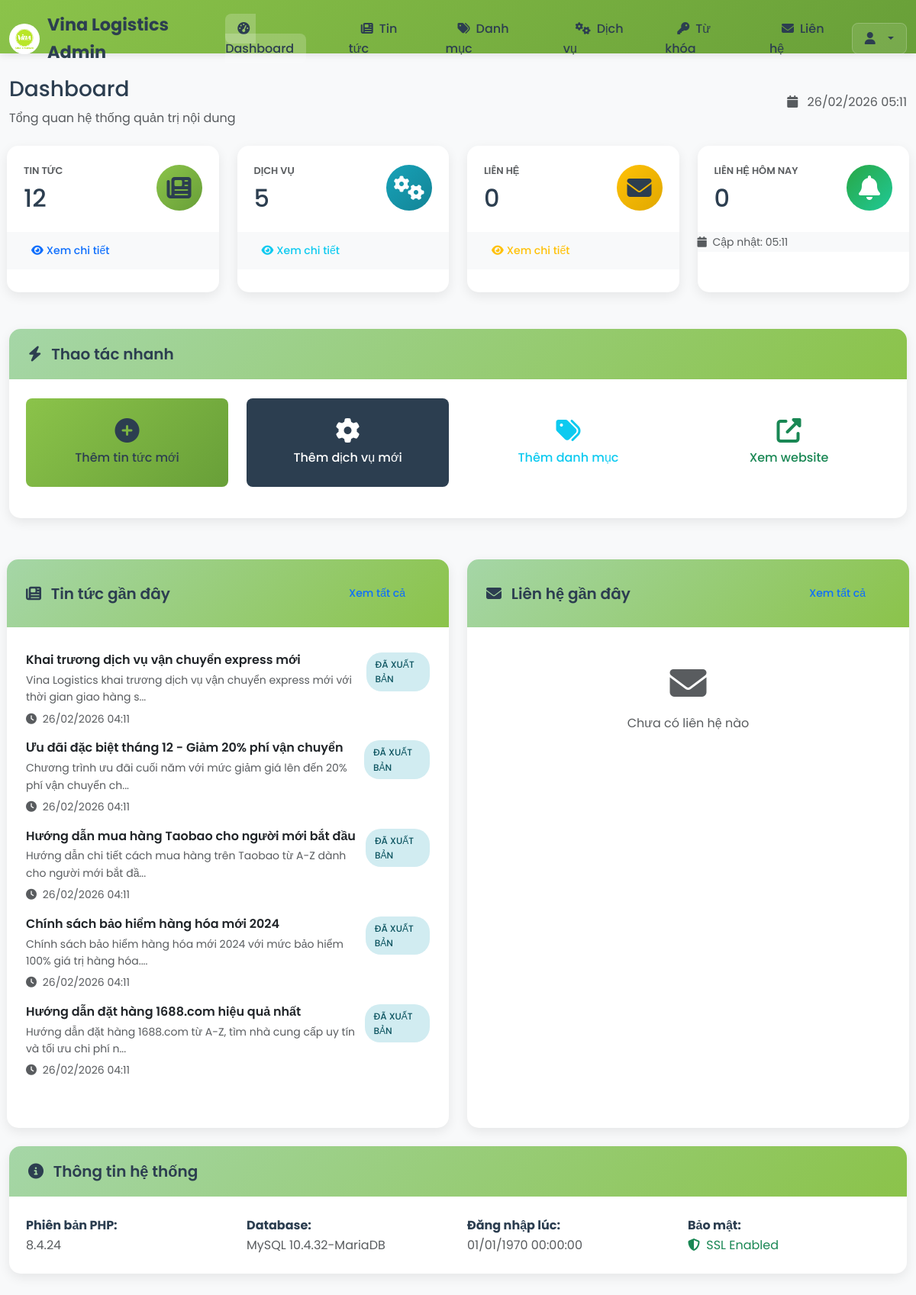
The page /admin/index.php (signed in) on the database its author committed.
### tables this page shows
CREATE TABLE news (
  id int(11) NOT NULL AUTO_INCREMENT,
  title varchar(255) NOT NULL,
  slug varchar(255) NOT NULL UNIQUE,
  image varchar(255) DEFAULT NULL,
  content longtext NOT NULL,
  excerpt text DEFAULT NULL,
  category_id int(11) DEFAULT NULL,
  tags varchar(500) DEFAULT NULL,
  views int(11) DEFAULT 0,
  featured tinyint(1) DEFAULT 0,
  created_at timestamp NOT NULL DEFAULT CURRENT_TIMESTAMP,
  updated_at timestamp NOT NULL DEFAULT CURRENT_TIMESTAMP ON UPDATE CURRENT_TIMESTAMP,
  status enum('published','draft') DEFAULT 'published',
  PRIMARY KEY (id),
  INDEX idx_slug (slug),
  INDEX idx_status (status),
  INDEX idx_category (category_id),
  INDEX idx_featured (featured),
  INDEX idx_views (views),
  FOREIGN KEY (category_id) REFERENCES news_categories(id) ON DELETE SET NULL
);

### admin/config.php (called while the page is built, shortened)
<?php
require_once '../database/config.php';
function getDashboardStats() {
    global $pdo;
    $stats = [];
    $stmt = $pdo->query("SELECT COUNT(*) FROM news WHERE status = 'published'");
    $stats['total_news'] = $stmt->fetchColumn();
    $stmt = $pdo->query("SELECT COUNT(*) FROM services WHERE status = 'active'");
    $stats['total_services'] = $stmt->fetchColumn();
    $stmt = $pdo->query("SELECT COUNT(*) FROM contacts");
    $stats['total_contacts'] = $stmt->fetchColumn();
    $stmt = $pdo->query("SELECT COUNT(*) FROM contacts WHERE DATE(created_at) = CURDATE()");
    $stats['new_contacts'] = $stmt->fetchColumn();
    $stmt = $pdo->query("SELECT COUNT(*) FROM news_categories WHERE status = 'active'");
    $stats['total_categories'] = $stmt->fetchColumn();
    $stmt = $pdo->query("SELECT * FROM news ORDER BY created_at DESC LIMIT 5");
    $stats['recent_news'] = $stmt->fetchAll(PDO::FETCH_ASSOC);
    $stmt = $pdo->query("SELECT * FROM contacts ORDER BY created_at DESC LIMIT 5");
    $stats['recent_contacts'] = $stmt->fetchAll(PDO::FETCH_ASSOC);
    return $stats;
}
?>

### admin/index.php (the view, shortened to what this page needs)
<?php
require_once 'config.php';
$stats = getDashboardStats();
include 'includes/header.php';
?>
<div class="row mb-4">
    <div class="col-12">
        <div class="d-flex justify-content-between align-items-center">
            <div>
                <h1 class="h3 mb-2">Dashboard</h1>
                <p class="text-muted mb-0">Tổng quan hệ thống quản trị nội dung</p>
            </div>
            <div class="text-muted">
                <i class="fas fa-calendar me-2"></i>
                <?php echo date('d/m/Y H:i'); ?>
            </div>
        </div>
    </div>
</div>
<div class="row mb-4">
    <div class="col-xl-3 col-md-6 mb-4">
        <div class="admin-card h-100">
            <div class="card-body d-flex align-items-center">
                <div class="flex-grow-1">
                    <div class="row">
                        <div class="col">
                            <h5 class="text-uppercase text-muted mb-2" style="font-size: 0.8rem;">Tin tức</h5>
                            <span class="h2 font-weight-bold mb-0"><?php echo number_format($stats['total_news']); ?></span>
                        </div>
                        <div class="col-auto">
                            <div class="rounded-circle d-flex align-items-center justify-content-center"
                                 style="width: 60px; height: 60px; background: linear-gradient(135deg, #8bc34a, #689f38);">
                                <i class="fas fa-newspaper fa-2x" style="color: #2c3e50;"></i>
                            </div>
                        </div>
                    </div>
                </div>
            </div>
            <div class="card-footer bg-light">
                <a href="news.php" class="btn btn-outline-primary btn-sm">
                    <i class="fas fa-eye me-1"></i>Xem chi tiết
                </a>
            </div>
        </div>
    </div>
    <div class="col-xl-3 col-md-6 mb-4">
        <div class="admin-card h-100">
            <div class="card-body d-flex align-items-center">
                <div class="flex-grow-1">
                    <div class="row">
                        <div class="col">
                            <h5 class="text-uppercase text-muted mb-2" style="font-size: 0.8rem;">Dịch vụ</h5>
                            <span class="h2 font-weight-bold mb-0"><?php echo number_format($stats['total_services']); ?></span>
                        </div>
                        <div class="col-auto">
                            <div class="rounded-circle d-flex align-items-center justify-content-center"
                                 style="width: 60px; height: 60px; background: linear-gradient(135deg, #17a2b8, #138496);">
                                <i class="fas fa-cogs fa-2x text-white"></i>
                            </div>
                        </div>
                    </div>
                </div>
            </div>
            <div class="card-footer bg-light">
                <a href="services.php" class="btn btn-outline-info btn-sm">
                    <i class="fas fa-eye me-1"></i>Xem chi tiết
                </a>
            </div>
        </div>
    </div>
    <div class="col-xl-3 col-md-6 mb-4">
        <div class="admin-card h-100">
            <div class="card-body d-flex align-items-center">
                <div class="flex-grow-1">
                    <div class="row">
                        <div class="col">
                            <h5 class="text-uppercase text-muted mb-2" style="font-size: 0.8rem;">Liên hệ</h5>
                            <span class="h2 font-weight-bold mb-0"><?php echo number_format($stats['total_contacts']); ?></span>
                        </div>
                        <div class="col-auto">
                            <div class="rounded-circle d-flex align-items-center justify-content-center"
                                 style="width: 60px; height: 60px; background: linear-gradient(135deg, #ffc107, #e0a800);">
                                <i class="fas fa-envelope fa-2x" style="color: #2c3e50;"></i>
                            </div>
                        </div>
                    </div>
                </div>
            </div>
            <div class="card-footer bg-light">
                <a href="contacts.php" class="btn btn-outline-warning btn-sm">
                    <i class="fas fa-eye me-1"></i>Xem chi tiết
                </a>
            </div>
        </div>
    </div>
    <div class="col-xl-3 col-md-6 mb-4">
        <div class="admin-card h-100">
            <div class="card-body d-flex align-items-center">
                <div class="flex-grow-1">
                    <div class="row">
                        <div class="col">
                            <h5 class="text-uppercase text-muted mb-2" style="font-size: 0.8rem;">Liên hệ hôm nay</h5>
                            <span class="h2 font-weight-bold mb-0"><?php echo number_format($stats['new_contacts']); ?></span>
                        </div>
                        <div class="col-auto">
                            <div class="rounded-circle d-flex align-items-center justify-content-center"
                                 style="width: 60px; height: 60px; background: linear-gradient(135deg, #28a745, #20c997);">
                                <i class="fas fa-bell fa-2x text-white"></i>
                            </div>
                        </div>
                    </div>
                </div>
            </div>
            <div class="card-footer bg-light">
                <small class="text-muted">
                    <i class="fas fa-calendar me-1"></i>
                    Cập nhật: <?php echo date('H:i'); ?>
                </small>
            </div>
        </div>
    </div>
</div>
<div class="row mb-4">
    <div class="col-12">
        <div class="admin-card">
            <div class="card-header">
                <h5 class="mb-0">
                    <i class="fas fa-bolt me-2"></i>
                    Thao tác nhanh
                </h5>
            </div>
            <div class="card-body">
                <div class="row">
                    <div class="col-md-3 mb-3">
                        <a href="news-add.php" class="btn btn-admin-primary w-100 h-100 d-flex flex-column align-items-center justify-content-center p-4">
                            <i class="fas fa-plus-circle fa-2x mb-2"></i>
                            <span>Thêm tin tức mới</span>
                        </a>
                    </div>
                    <div class="col-md-3 mb-3">
                        <a href="services-add.php" class="btn btn-admin-secondary w-100 h-100 d-flex flex-column align-items-center justify-content-center p-4">
                            <i class="fas fa-cog fa-2x mb-2"></i>
                            <span>Thêm dịch vụ mới</span>
                        </a>
                    </div>
                    <div class="col-md-3 mb-3">
                        <a href="categories-add.php" class="btn btn-outline-info w-100 h-100 d-flex flex-column align-items-center justify-content-center p-4">
                            <i class="fas fa-tags fa-2x mb-2"></i>
                            <span>Thêm danh mục</span>
                        </a>
                    </div>
                    <div class="col-md-3 mb-3">
                        <a href="../" target="_blank" class="btn btn-outline-success w-100 h-100 d-flex flex-column align-items-center justify-content-center p-4">
                            <i class="fas fa-external-link-alt fa-2x mb-2"></i>
                            <span>Xem website</span>
                        </a>
                    </div>
                </div>
            </div>
        </div>
    </div>
</div>
<div class="row">
    <div class="col-xl-6 mb-4">
        <div class="admin-card h-100">
            <div class="card-header d-flex justify-content-between align-items-center">
                <h5 class="mb-0">
                    <i class="fas fa-newspaper me-2"></i>
                    Tin tức gần đây
                </h5>
                <a href="news.php" class="btn btn-sm btn-outline-primary">Xem tất cả</a>
            </div>
            <div class="card-body">
                <?php if (!empty($stats['recent_news'])): ?>
                    <div class="list-group list-group-flush">
                        <?php foreach ($stats['recent_news'] as $news): ?>
                            <div class="list-group-item border-0 px-0">
                                <div class="d-flex align-items-start">
                                    <div class="flex-grow-1">
                                        <h6 class="mb-1"><?php echo htmlspecialchars($news['title']); ?></h6>
                                        <p class="mb-1 text-muted small">
                                            <?php echo htmlspecialchars(substr(strip_tags($news['excerpt']), 0, 100)); ?>...
                                        </p>
                                        <small class="text-muted">
                                            <i class="fas fa-clock me-1"></i>
                                            <?php echo date('d/m/Y H:i', strtotime($news['created_at'])); ?>
                                        </small>
                                    </div>
                                    <span class="status-badge status-<?php echo $news['status']; ?>">
                                        <?php echo $news['status'] === 'published' ? 'Đã xuất bản' : 'Nháp'; ?>
                                    </span>
                                </div>
                            </div>
                        <?php endforeach; ?>
                    </div>
                <?php endif; ?>
            </div>
        </div>
    </div>
    <div class="col-xl-6 mb-4">
        <div class="admin-card h-100">
            <div class="card-header d-flex justify-content-between align-items-center">
                <h5 class="mb-0">
                    <i class="fas fa-envelope me-2"></i>
                    Liên hệ gần đây
                </h5>
                <a href="contacts.php" class="btn btn-sm btn-outline-primary">Xem tất cả</a>
            </div>
            <div class="card-body">
                <?php if (!empty($stats['recent_contacts'])): ?>
                    <div class="list-group list-group-flush">
                        <?php foreach ($stats['recent_contacts'] as $contact): ?>
                            <div class="list-group-item border-0 px-0">
                                <div class="d-flex align-items-start">
                                    <div class="flex-grow-1">
                                        <h6 class="mb-1"><?php echo htmlspecialchars($contact['name']); ?></h6>
                                        <p class="mb-1 text-muted small">
                                            <?php echo htmlspecialchars($contact['email']); ?>
                                        </p>
                                        <p class="mb-1">
                                            <?php echo htmlspecialchars(substr($contact['message'], 0, 80)); ?>...
                                        </p>
                                        <small class="text-muted">
                                            <i class="fas fa-clock me-1"></i>
                                            <?php echo date('d/m/Y H:i', strtotime($contact['created_at'])); ?>
                                        </small>
                                    </div>
                                    <span class="status-badge status-<?php echo $contact['status'] === 'new' ? 'active' : 'inactive'; ?>">
                                        <?php
                                        switch($contact['status']) {
                                            case 'new': echo 'Mới'; break;
                                            case 'read': echo 'Đã đọc'; break;
                                            case 'replied': echo 'Đã trả lời'; break;
                                        }
                                        ?>
                                    </span>
                                </div>
                            </div>
                        <?php endforeach; ?>
                    </div>
                <?php else: ?>
                    <div class="text-center py-4">
                        <i class="fas fa-envelope fa-3x text-muted mb-3"></i>
                        <p class="text-muted">Chưa có liên hệ nào</p>
                    </div>
                <?php endif; ?>
            </div>
        </div>
    </div>
</div>
<div class="row">
    <div class="col-12">
        <div class="admin-card">
            <div class="card-header">
                <h5 class="mb-0">
                    <i class="fas fa-info-circle me-2"></i>
                    Thông tin hệ thống
                </h5>
            </div>
            <div class="card-body">
                <div class="row">
                    <div class="col-md-3">
                        <strong>Phiên bản PHP:</strong><br>
                        <span class="text-muted"><?php echo PHP_VERSION; ?></span>
                    </div>
                    <div class="col-md-3">
                        <strong>Database:</strong><br>
                        <span class="text-muted">MySQL <?php echo $pdo->getAttribute(PDO::ATTR_SERVER_VERSION); ?></span>
                    </div>
                    <div class="col-md-3">
                        <strong>Đăng nhập lúc:</strong><br>
                        <span class="text-muted"><?php echo date('d/m/Y H:i:s', $_SESSION['admin_login_time']); ?></span>
                    </div>
                    <div class="col-md-3">
                        <strong>Bảo mật:</strong><br>
                        <span class="text-success">
                            <i class="fas fa-shield-alt me-1"></i>
                            SSL Enabled
                        </span>
                    </div>
                </div>
            </div>
        </div>
    </div>
</div>
<?php include 'includes/footer.php'; ?>

### rows shown on the page
news: title "Khai trương dịch vụ vận chuyển express mới", excerpt "Vina Logistics khai trương dịch vụ vận chuyển express mới với thời gian giao hàng s", created_at "26/02/2026 04:11", status "ĐÃ XUẤT BẢN"
news: title "Ưu đãi đặc biệt tháng 12 - Giảm 20% phí vận chuyển", excerpt "Chương trình ưu đãi cuối năm với mức giảm giá lên đến 20% phí vận chuyển ch", created_at "26/02/2026 04:11", status "ĐÃ XUẤT BẢN"
news: title "Hướng dẫn mua hàng Taobao cho người mới bắt đầu", excerpt "Hướng dẫn chi tiết cách mua hàng trên Taobao từ A-Z dành cho người mới bắt đầ", created_at "26/02/2026 04:11", status "ĐÃ XUẤT BẢN"
news: title "Chính sách bảo hiểm hàng hóa mới 2024", excerpt "Chính sách bảo hiểm hàng hóa mới 2024 với mức bảo hiểm 100% giá trị hàng hóa.", created_at "26/02/2026 04:11", status "ĐÃ XUẤT BẢN"
news: title "Hướng dẫn đặt hàng 1688.com hiệu quả nhất", excerpt "Hướng dẫn đặt hàng 1688.com từ A-Z, tìm nhà cung cấp uy tín và tối ưu chi phí n", created_at "26/02/2026 04:11", status "ĐÃ XUẤT BẢN"

### other values the page prints
$stats['total_news'] "12"
$stats['total_services'] "5"
$stats['total_contacts'] "0"
$stats['new_contacts'] "0"
PHP_VERSION "8.4.24"
$pdo->getAttribute(PDO::ATTR_SERVER_VERSION) "10.4.32-MariaDB"
date('d/m/Y H:i:s', $_SESSION['admin_login_time']) "01/01/1970 00:00:00"
